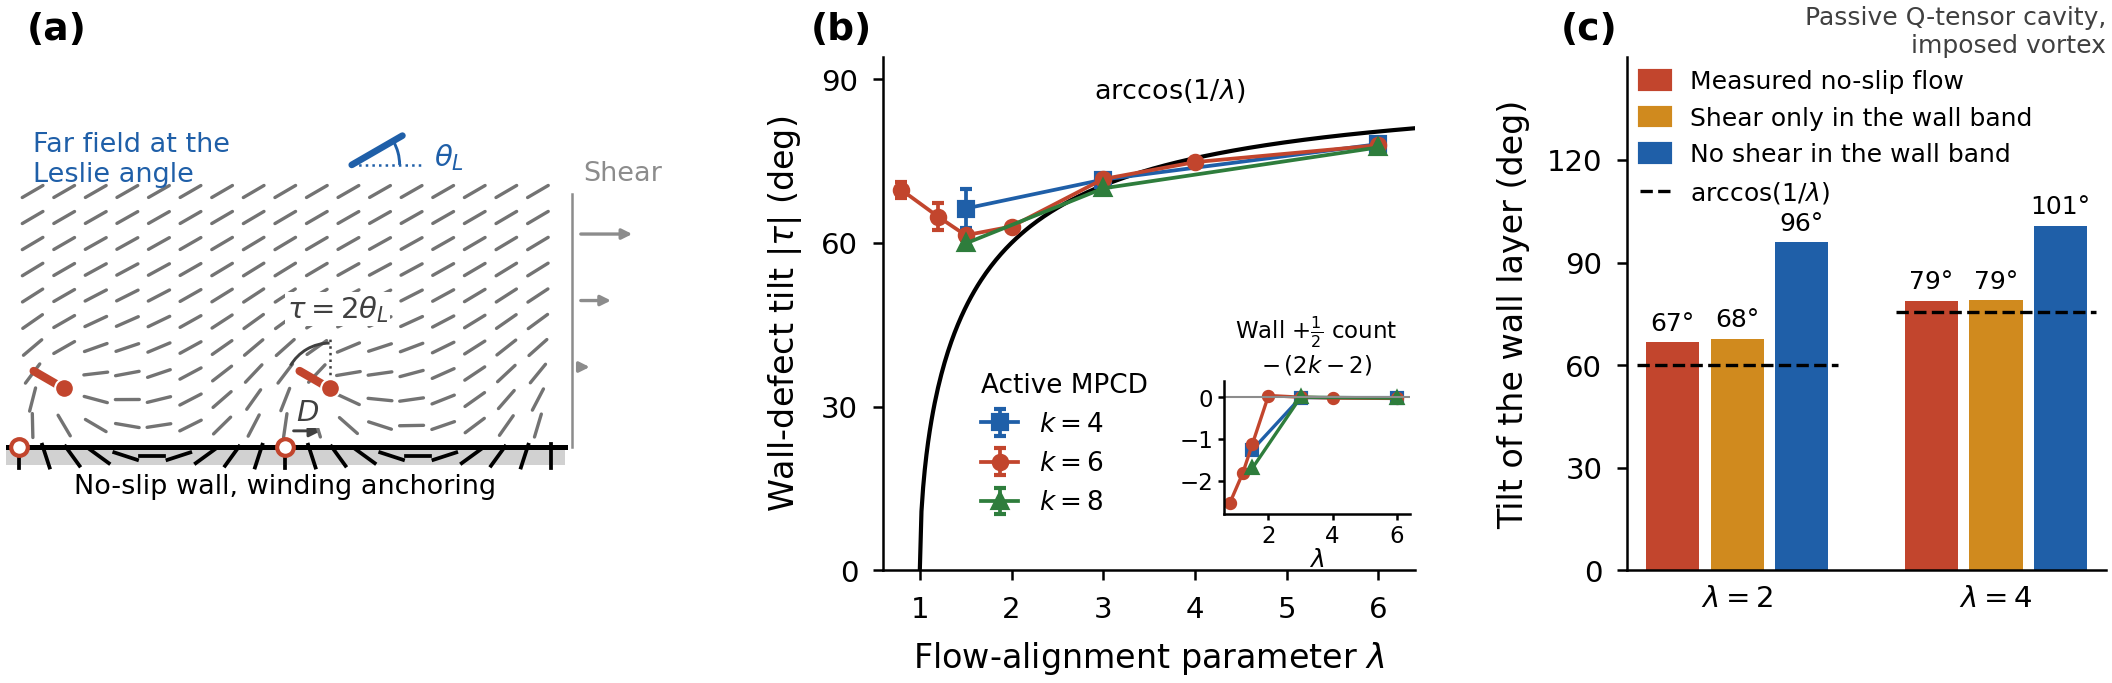

Reproduce this figure in Python.
#!/usr/bin/env python3
"""PRL Fig. 3 (tilt law), full page width (2026-10-15).
(a) Flat-wall schematic, drawn from the exact one-constant solution of a wall with winding anchoring theta(x, 0) = pi/2 + kappa x (kappa = pi/a_s, one +1/2 per
    period a_s at depth h, same-sign images):  theta = (1/2) arg sin(pi (z - z0)/a_s) + (1/2) arg sin(pi (z - conj z0)/a_s) + kappa x + pi/2.
    Its far field is theta_inf = kappa x0 (zero mode: sliding the defect by D rotates the far field by kappa D and the defect by 2 kappa D). The defect is placed where the
    far field sits at the Leslie angle of the shear, theta_L = (1/2) arccos(1/lambda), lambda = 2 (D = theta_L / kappa); its tilt from the wall normal is then tau = 2 theta_L.
(b) Tilt |tau| of the wall +1/2 vs lambda in active MPCD circles (runs/lambda_circle; master/theory/energetics/tiltlaw.txt, mean +- s.e. over seeds) with arccos(1/lambda);
    inset: wall +1/2 count minus 2k - 2 (0 = full overcharged ring).
(c) Passive Q-tensor cavity (k = 6) under an imposed vortex (U = 1, above the ejection threshold), three flow profiles (master/theory/shear_tilt/scan.json, ring 12).
Run: figs/run.sh fig3_tiltlaw.py -> fig3_tiltlaw.pdf/.png"""
import os, json, numpy as np
from prlstyle import plt, label, save, PAGE, KCOL, RED, BLUE, GREY, DARK, ROOT
from matplotlib.patches import Arc, Patch, FancyArrowPatch

TH = ROOT + "/reports/master/theory"


def read_tiltlaw():
    """k, lambda -> (wall count, mean tilt, s.e. of the tilt) from tiltlaw.txt"""
    out = {}
    for ln in open(TH + "/energetics/tiltlaw.txt").read().splitlines()[1:]:
        c = [s.strip() for s in ln.split("|")]
        k, lam = int(c[0].split()[0]), float(c[0].split()[1])
        nw = float(c[2].split("±")[0]); mt, se = c[4].split("/")[1].split("±")
        out[(k, lam)] = (nw, float(mt), float(se))
    return out


def theta(x, y, x0, h, a):
    z, z0 = x + 1j * y, x0 + 1j * h
    return 0.5 * np.angle(np.sin(np.pi * (z - z0) / a)) + 0.5 * np.angle(np.sin(np.pi * (z - np.conj(z0)) / a)) + np.pi * x / a + np.pi / 2


def schematic(ax, lam=2.0):
    a, h = 1.0, 0.22; thL = 0.5 * np.arccos(1 / lam); x0 = thL * a / np.pi; tau = 2 * thL
    Y1 = 1.0; xs = np.linspace(-0.95, 0.95, 17); ys = np.linspace(0.08, Y1 - 0.04, 10); L = 0.045
    for x in xs:
        for y in ys:
            if np.hypot(x - x0, y - h) < 0.07 or np.hypot(x - x0 + a, y - h) < 0.07: continue
            t = theta(x, y, x0, h, a); ax.plot([x - L * np.cos(t), x + L * np.cos(t)], [y - L * np.sin(t), y + L * np.sin(t)], color="0.45", lw=0.8, solid_capstyle="round")
    # wall and its anchoring (fixed, winds by pi per period)
    ax.fill_between([-1.05, 1.05], -0.07, 0, color="0.82", lw=0); ax.plot([-1.05, 1.05], [0, 0], color="k", lw=1.2)
    for x in np.linspace(-1.0, 1.0, 21):
        t = np.pi / 2 + np.pi * x / a; ax.plot([x - L * np.cos(t), x + L * np.cos(t)], [-0.035 - L * np.sin(t), -0.035 + L * np.sin(t)], color="k", lw=0.9)
    # homeotropic sites (x = n a) and the defects displaced by D
    for n in (0, -1):
        ax.plot(n * a, 0.0, "o", ms=4, mfc="w", mec=RED, mew=1.0, zorder=5)
    psi = np.pi / 2 + tau                       # comet axis: normal (pi/2) turned by tau = 2 kappa D
    for xd in (x0, x0 - a):
        ax.plot([xd, xd + 0.13 * np.cos(psi)], [h, h + 0.13 * np.sin(psi)], color=RED, lw=2.0, solid_capstyle="round", zorder=6)
        ax.plot(xd, h, "o", ms=4.5, color=RED, mec="w", mew=0.5, zorder=7)
    # tilt angle tau between the wall normal and the comet axis (right defect)
    ax.plot([x0, x0], [h, h + 0.2], color=DARK, lw=0.6, ls=":", zorder=6)
    ax.add_patch(Arc((x0, h), 0.34, 0.34, theta1=90, theta2=90 + np.degrees(tau), color=DARK, lw=0.7, zorder=6))
    ax.text(x0 + 0.03, h + 0.24, r"$\tau=2\theta_L$", fontsize=7, ha="center", va="bottom", color=DARK, bbox=dict(fc="w", ec="none", pad=0.4), zorder=8)
    # displacement D from the homeotropic site
    ax.add_patch(FancyArrowPatch((0, 0.06), (x0, 0.06), arrowstyle="-|>", mutation_scale=6, color=DARK, lw=0.7))
    ax.text(x0 / 2, 0.075, r"$D$", fontsize=7, ha="center", va="bottom", color=DARK, bbox=dict(fc="w", ec="none", pad=0.3), zorder=8)
    # far field at the Leslie angle; shear flow arrows on the right
    ax.plot([0.25, 0.25 + 0.22 * np.cos(thL)], [Y1 + 0.06, Y1 + 0.06 + 0.22 * np.sin(thL)], color=BLUE, lw=1.6, solid_capstyle="round")
    ax.plot([0.25, 0.52], [Y1 + 0.06, Y1 + 0.06], color=BLUE, lw=0.6, ls=":")
    ax.add_patch(Arc((0.25, Y1 + 0.06), 0.36, 0.36, theta1=0, theta2=np.degrees(thL), color=BLUE, lw=0.7))
    ax.text(0.56, Y1 + 0.09, r"$\theta_L$", fontsize=7, color=BLUE, va="center")
    ax.text(-0.95, Y1 + 0.08, "Far field at the\nLeslie angle", fontsize=6.5, color=BLUE, va="center")
    for y in (0.3, 0.55, 0.8):
        ax.add_patch(FancyArrowPatch((1.08, y), (1.08 + 0.32 * y, y), arrowstyle="-|>", mutation_scale=5, color=GREY, lw=0.8))
    ax.plot([1.08, 1.08], [0.0, 0.95], color=GREY, lw=0.6)
    ax.text(1.12, 0.98, "Shear", fontsize=6.5, color=GREY, va="bottom")
    ax.text(0.0, -0.1, "No-slip wall, winding anchoring", fontsize=6.5, ha="center", va="top")
    ax.set_xlim(-1.05, 1.45); ax.set_ylim(-0.22, Y1 + 0.22); ax.set_aspect("equal"); ax.axis("off")


def tiltlaw(ax):
    T = read_tiltlaw(); lx = np.linspace(1.0, 6.4, 300)
    ax.plot(lx, np.degrees(np.arccos(1 / lx)), "k-", lw=1.0, zorder=1)
    ax.text(2.9, 88, r"$\arccos(1/\lambda)$", fontsize=6.5, ha="left", va="center")
    mk = {4: "s", 6: "o", 8: "^"}
    for k in (4, 6, 8):
        ls = sorted(l for (k_, l) in T if k_ == k)
        ax.errorbar(ls, [T[(k, l)][1] for l in ls], [T[(k, l)][2] for l in ls], fmt=mk[k] + "-", color=KCOL[k], ms=3.2, lw=0.9, capsize=1.5, label=f"$k={k}$", zorder=3)
    ax.set_xlabel(r"Flow-alignment parameter $\lambda$"); ax.set_ylabel(r"Wall-defect tilt $|\tau|$ (deg)")
    ax.set_xlim(0.6, 6.4); ax.set_ylim(0, 94); ax.set_yticks([0, 30, 60, 90])
    ax.legend(loc="lower left", bbox_to_anchor=(0.14, 0.06), fontsize=6.3, handlelength=1.4, title="Active MPCD", title_fontsize=6.3, alignment="left")
    ins = ax.inset_axes([0.64, 0.11, 0.35, 0.26])
    for k in (4, 6, 8):
        ls = sorted(l for (k_, l) in T if k_ == k)
        ins.plot(ls, [T[(k, l)][0] - (2 * k - 2) for l in ls], mk[k] + "-", color=KCOL[k], ms=2.2, lw=0.8)
    ins.axhline(0, color=GREY, lw=0.5); ins.set_xlim(0.6, 6.4); ins.set_ylim(-2.8, 0.4); ins.set_yticks([-2, -1, 0]); ins.set_xticks([2, 4, 6])
    ins.tick_params(labelsize=5.5, length=1.5, pad=1); ins.set_xlabel(r"$\lambda$", fontsize=6, labelpad=0)
    ins.set_title("Wall $+\\frac{1}{2}$ count\n$-\\,(2k-2)$", fontsize=5.5, pad=2); ins.patch.set_alpha(0.0)


def variants(ax):
    R = json.load(open(TH + "/shear_tilt/scan.json"))
    VN = {"noslip": "Measured no-slip flow", "wallonly": "Shear only in the wall band", "slip": "No shear in the wall band"}
    VC = {"noslip": RED, "wallonly": "#d08a1e", "slip": BLUE}
    for gi, l in enumerate((2.0, 4.0)):
        x0 = gi * 4.0
        for vi, v in enumerate(VN):
            r = [x for x in R if x["lam"] == l and x["U"] == 1.0 and x["variant"] == v and x["ring"] == 12][0]
            ax.bar(x0 + vi, r["tilt"], width=0.82, color=VC[v], zorder=2)
            ax.text(x0 + vi, r["tilt"] + 2, f"{r['tilt']:.0f}°", ha="center", va="bottom", fontsize=6)
        ref = np.degrees(np.arccos(1 / l)); ax.plot([x0 - 0.55, x0 + 2.55], [ref, ref], "k--", lw=0.8, zorder=3)
    ax.set_xticks([1, 5]); ax.set_xticklabels([r"$\lambda=2$", r"$\lambda=4$"]); ax.tick_params(axis="x", length=0)
    ax.set_xlim(-0.7, 6.7); ax.set_ylim(0, 150); ax.set_yticks([0, 30, 60, 90, 120]); ax.set_ylabel("Tilt of the wall layer (deg)")
    h = [Patch(color=VC[v], label=VN[v]) for v in VN] + [plt.Line2D([], [], color="k", ls="--", lw=0.8, label=r"$\arccos(1/\lambda)$")]
    ax.legend(handles=h, loc="upper left", fontsize=6, ncol=1, handlelength=1.2, borderaxespad=0.1)
    ax.text(1.0, 1.0, "Passive Q-tensor cavity,\nimposed vortex", transform=ax.transAxes, fontsize=6, ha="right", va="bottom", color=DARK)


if __name__ == "__main__":
    fig = plt.figure(figsize=(PAGE, 2.25))
    gs = fig.add_gridspec(1, 3, width_ratios=[1.25, 1.0, 0.9], wspace=0.38, left=0.0, right=1.0, bottom=0.17, top=0.93)
    a0, a1, a2 = fig.add_subplot(gs[0]), fig.add_subplot(gs[1]), fig.add_subplot(gs[2])
    schematic(a0); tiltlaw(a1); variants(a2)
    label(a1, "b"); label(a2, "c")
    fig.canvas.draw(); y_lab = a1.get_position().y1 + 0.02 * a1.get_position().height
    fig.text(a0.get_position().x0 + 0.01, y_lab, "(a)", fontsize=9, fontweight="bold", va="bottom", ha="left")
    save(fig, "fig3_tiltlaw")
